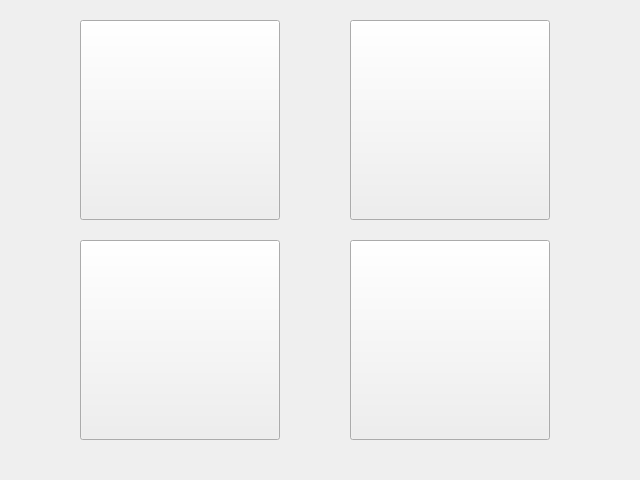
<?xml version="1.0" encoding="UTF-8"?>
<ui version="4.0">
 <class>StampSelection</class>
 <widget class="QWidget" name="StampSelection">
  <property name="geometry">
   <rect>
    <x>0</x>
    <y>0</y>
    <width>640</width>
    <height>480</height>
   </rect>
  </property>
  <property name="windowTitle">
   <string>Form</string>
  </property>
  <widget class="QPushButton" name="yellowSpritePushButton">
   <property name="geometry">
    <rect>
     <x>80</x>
     <y>20</y>
     <width>200</width>
     <height>200</height>
    </rect>
   </property>
   <property name="text">
    <string/>
   </property>
   <property name="icon">
    <iconset resource="Resources.qrc">
     <normaloff>:/Resources/stamp/Resources/stamp/yellowSprite.png</normaloff>:/Resources/stamp/Resources/stamp/yellowSprite.png</iconset>
   </property>
   <property name="iconSize">
    <size>
     <width>100</width>
     <height>100</height>
    </size>
   </property>
  </widget>
  <widget class="QPushButton" name="blueSpritePushButton">
   <property name="geometry">
    <rect>
     <x>350</x>
     <y>20</y>
     <width>200</width>
     <height>200</height>
    </rect>
   </property>
   <property name="text">
    <string/>
   </property>
   <property name="icon">
    <iconset resource="Resources.qrc">
     <normaloff>:/Resources/stamp/Resources/stamp/blueSprite.png</normaloff>:/Resources/stamp/Resources/stamp/blueSprite.png</iconset>
   </property>
   <property name="iconSize">
    <size>
     <width>100</width>
     <height>100</height>
    </size>
   </property>
  </widget>
  <widget class="QPushButton" name="warriorSpritePushButton">
   <property name="geometry">
    <rect>
     <x>80</x>
     <y>240</y>
     <width>200</width>
     <height>200</height>
    </rect>
   </property>
   <property name="text">
    <string/>
   </property>
   <property name="icon">
    <iconset resource="Resources.qrc">
     <normaloff>:/Resources/stamp/Resources/stamp/warriorSprite.png</normaloff>:/Resources/stamp/Resources/stamp/warriorSprite.png</iconset>
   </property>
   <property name="iconSize">
    <size>
     <width>100</width>
     <height>100</height>
    </size>
   </property>
  </widget>
  <widget class="QPushButton" name="crabSpritePushButton">
   <property name="geometry">
    <rect>
     <x>350</x>
     <y>240</y>
     <width>200</width>
     <height>200</height>
    </rect>
   </property>
   <property name="text">
    <string/>
   </property>
   <property name="icon">
    <iconset resource="Resources.qrc">
     <normaloff>:/Resources/stamp/Resources/stamp/crabSprite.png</normaloff>:/Resources/stamp/Resources/stamp/crabSprite.png</iconset>
   </property>
   <property name="iconSize">
    <size>
     <width>100</width>
     <height>100</height>
    </size>
   </property>
  </widget>
 </widget>
 <resources>
  <include location="Resources.qrc"/>
 </resources>
 <connections>
  <connection>
   <sender>yellowSpritePushButton</sender>
   <signal>clicked()</signal>
   <receiver>StampSelection</receiver>
   <slot>hide()</slot>
   <hints>
    <hint type="sourcelabel">
     <x>135</x>
     <y>123</y>
    </hint>
    <hint type="destinationlabel">
     <x>257</x>
     <y>12</y>
    </hint>
   </hints>
  </connection>
  <connection>
   <sender>blueSpritePushButton</sender>
   <signal>clicked()</signal>
   <receiver>StampSelection</receiver>
   <slot>hide()</slot>
   <hints>
    <hint type="sourcelabel">
     <x>152</x>
     <y>182</y>
    </hint>
    <hint type="destinationlabel">
     <x>312</x>
     <y>11</y>
    </hint>
   </hints>
  </connection>
  <connection>
   <sender>warriorSpritePushButton</sender>
   <signal>clicked()</signal>
   <receiver>StampSelection</receiver>
   <slot>hide()</slot>
   <hints>
    <hint type="sourcelabel">
     <x>164</x>
     <y>271</y>
    </hint>
    <hint type="destinationlabel">
     <x>370</x>
     <y>10</y>
    </hint>
   </hints>
  </connection>
  <connection>
   <sender>crabSpritePushButton</sender>
   <signal>clicked()</signal>
   <receiver>StampSelection</receiver>
   <slot>hide()</slot>
   <hints>
    <hint type="sourcelabel">
     <x>208</x>
     <y>388</y>
    </hint>
    <hint type="destinationlabel">
     <x>435</x>
     <y>6</y>
    </hint>
   </hints>
  </connection>
 </connections>
</ui>
